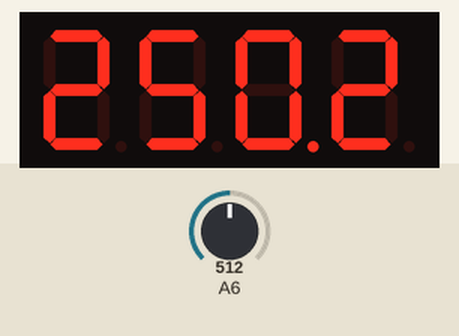
This sketch was run on a simulated Arduino Nano, built with avr-gcc and run on an emulated ATmega328P. On the bench: 4-digit seven-segment display. The inputs (shaded band) are chosen by the test bench; at power-on: A6 = 512.

Above: at 1.2 s.
1.3 s: A6 set to 716
At 2.5 s:
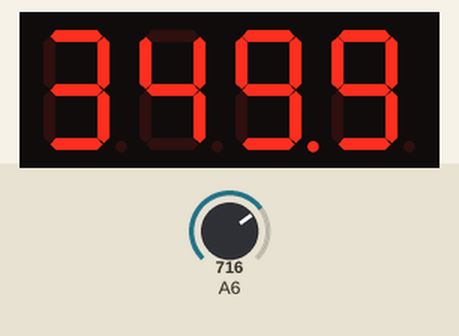
2.8 s: A6 set to 900
At 3.6 s:
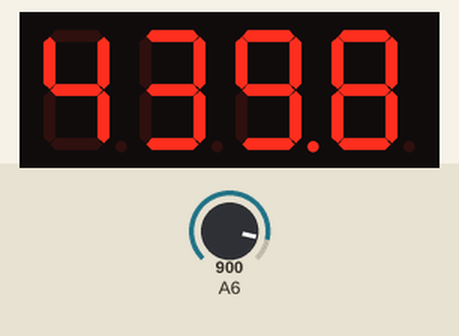
4.3 s: A6 set to 1023
At 4.8 s:
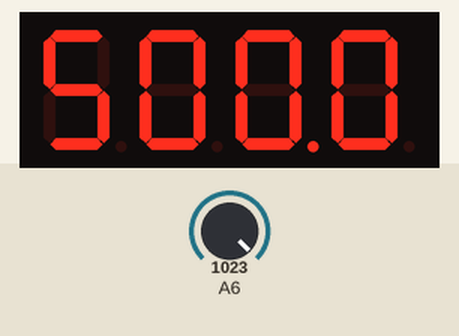
Timing chart, 0 to 7.3 s (numbered marks = the images above; inputs shaded):
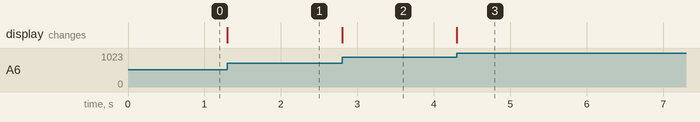

Measured:
- after the input at 1.3 s, the display: changes at once (image 1)
- after the input at 2.8 s, the display: changes at once (image 2)
- after the input at 4.3 s, the display: changes at once (image 3)

The sketch:

LM35_y_display_7.ino
```cpp
#include "SevSeg.h"
SevSeg sevseg;

void setup() {
pinMode(A6, INPUT);
Serial.begin(9600);

byte numDigits = 4;
byte digitPins[] = {2, 3, 4, 5};
byte segmentPins[] = {6, 7, 8, 9, 10, 11, 12, 13};

sevseg.begin(COMMON_ANODE, numDigits, digitPins, segmentPins);
sevseg.setBrightness(100);

}

void loop() {
float t;
float adc = analogRead(A6);
t = (((adc)*500)/1023);
//Serial.print("La temperatura es de: ");
//Serial.print(t);
//Serial.println(" C.");
int c = t*10;
sevseg.setNumber(c,1);
sevseg.refreshDisplay();
}
```
